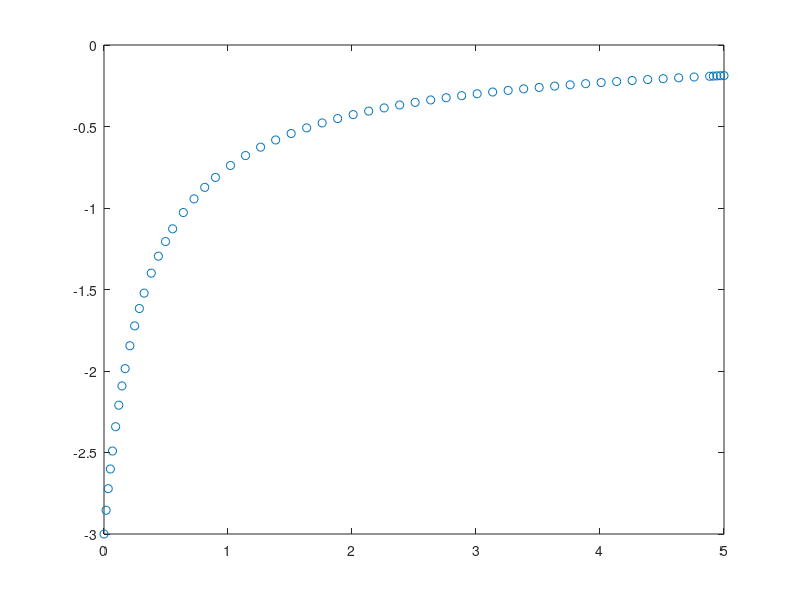

Source code (MATLAB): (Note: this script raises an error after producing the figure.)
clear; clc;

%%
f = @(t,y) y.^2; 

Y0 = -3; % y at t=0 
[t,y] = ode45(f, [0 5] , Y0 ); 
plot(t,y, 'o')
hold on 
syms y(t)
eq = diff(y) == y^2;
sol = dsolve(eq, y(0) == -3);
fplot(sol, [0 5])
